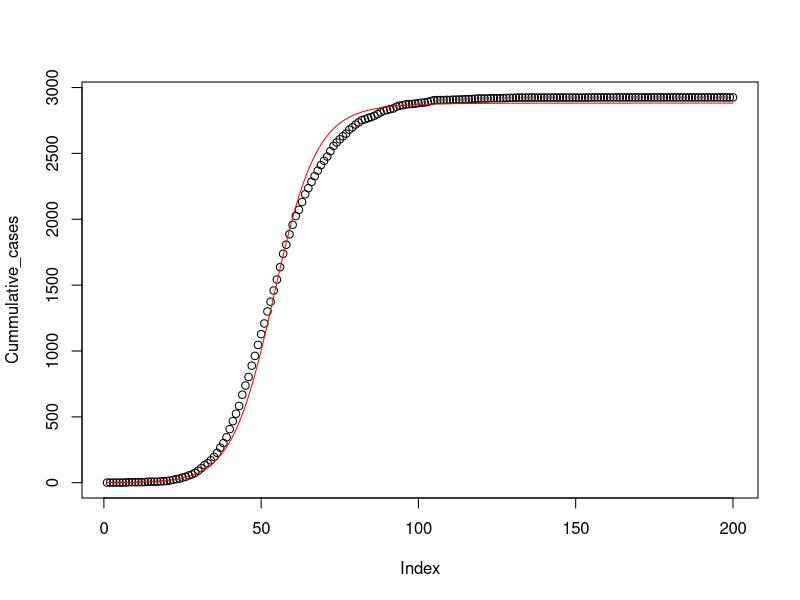
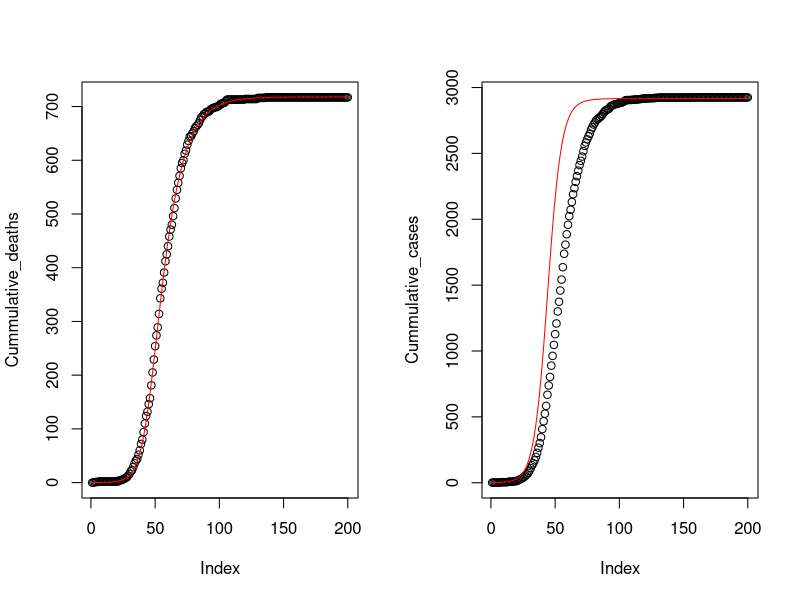
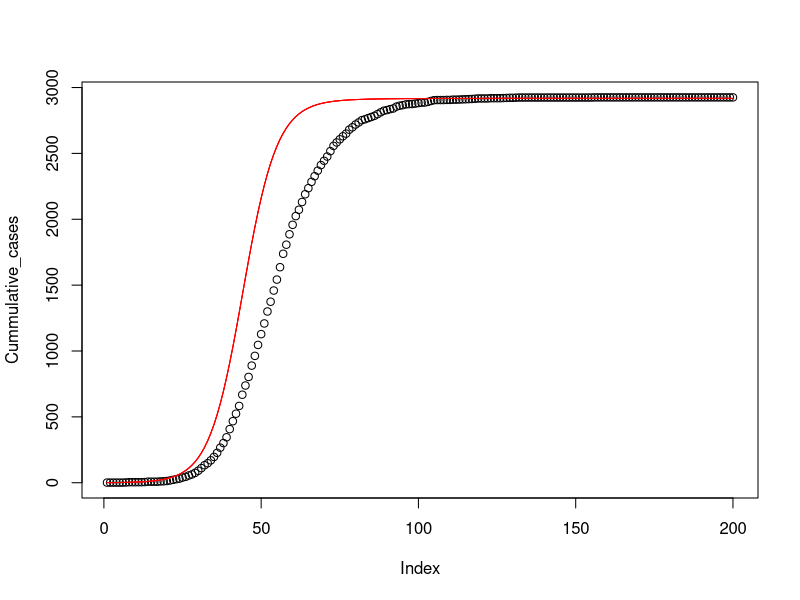

The R script that drew these images, in order:
setwd("C:/Users/adam/Blakey Cloud/Documents/Education/University of Nottingham/PhD/G14UQN/P1 SEIR Model/G14UQN-Project1/")
library("deSolve")
SEIR <- function(t, initial, parameters)
{
  with(as.list(c(initial, parameters)),
       {
         
         dS <- -beta*S*I/(S+E+I+R+D)
         dE <- beta*S*I/(S+E+I+R+D)- 0.25*E
         dI <- 0.25*E - gamma*I
         dR <- (1-p)*gamma*I
         dC <- 0.25*E
         dD <- p*gamma*I
         
         list(c(dS, dE, dI, dR, dC, dD))
       })
}


data <- read.csv("./data/Data_groupA.txt", sep="")
#Cummulative cases
Cummulative_cases=c(1)
number_cases_so_far=1
for(i in 1:199){
  Cummulative_cases=append(number_cases_so_far,Cummulative_cases)
  number_cases_so_far=number_cases_so_far+data["cases"][i,]
}
Cummulative_cases=rev(Cummulative_cases) #reverse it

#Cummulative deaths
Cummulative_deaths=c(0)
number_deaths_so_far=0
for(i in 1:199){
  Cummulative_deaths=append(number_deaths_so_far,Cummulative_deaths)
  number_deaths_so_far=number_deaths_so_far+data["deaths"][i,]
}
Cummulative_deaths=rev(Cummulative_deaths) #reverse it

N=2924
init <- c(S = N-1, E=0,I = 1, R = 0,C=1,D=0)
day<-0:199
p<-sum(data["deaths"])/sum(data["cases"])
beta=1
gamma=0.1

mLL<-function(parameters){
  names(parameters) <- c("beta", "gamma","p")
  observations<-Cummulative_cases
  predictions <- rk4(init, times=day, func=SEIR, parms=parameters)[,6]
  # returning minus log-likelihood:
  -sum(dnorm(x = observations, mean = predictions, sd = 1, log = TRUE))
}

lower = c(0, 0, 0)
upper = c(2, 0.5, 0.5)

MLE <- optim(c(beta,gamma,p), mLL , method = "L-BFGS-B", lower = lower, upper = upper,hessian=TRUE)
MLE_par<-MLE$par
names(MLE_par)<-c("beta","gamma","p")

#check the fit:
MLE_predictions<-as.data.frame(rk4(y = init, times = day, func = SEIR, parms = MLE_par))
colnames(MLE_predictions)<-c("time","S","E","I","R","C","D")
#Plot the resulting C vs the real cummulative cases
plot(Cummulative_cases)
lines(MLE_predictions$C,col="red")

mLL2<-function(parameters){
  names(parameters) <- c("beta", "gamma","p")
  observations<-Cummulative_deaths
  predictions <- rk4(init, times=day, func=SEIR, parms=parameters)[,7]
  # returning minus log-likelihood:
  -sum(dnorm(x = observations, mean = predictions, sd = 1, log = TRUE))
}

lower = c(0, 0, 0)
upper = c(2, 0.5, 0.5)

MLE2 <- optim(c(beta,gamma,p), mLL2 , method = "L-BFGS-B", lower = lower, upper = upper,hessian=TRUE)
MLE2_par<-MLE2$par
names(MLE2_par)<-c("beta","gamma","p")

#check the fit:
MLE2_predictions<-as.data.frame(rk4(y = init, times = day, func = SEIR, parms = MLE2_par))
colnames(MLE2_predictions)<-c("time","S","E","I","R","C","D")
#Plot the results
par(mfrow=c(1,2))
plot(Cummulative_deaths)
lines(MLE2_predictions$D,col="red")
plot(Cummulative_cases)
lines(MLE2_predictions$C,col="red")


##Try to find CIs using the MLE estimates for the deaths likelihood:
hes2<-MLE2$hessian
sse<-sum((Cummulative_deaths-MLE2_predictions$D)^2)
sigma_m<-sse/197
v<-solve(sigma_m*hes2/200)
upper<-MLE2_par+qt(0.975,197)*sqrt(diag(v))
lower<-MLE2_par-qt(0.975,197)*sqrt(diag(v))
confidence_intervals<-as.data.frame(lower)
confidence_intervals$upper<-upper
confidence_intervals

#Try to find CIs for the predictions of cases: 
#we want to find max and min for each result when the parameters are in this intervals
beta_interval=confidence_intervals[1,]
gamma_interval=confidence_intervals[2,]
p_interval=confidence_intervals[3,]
minimal_predictions<-c()
maximal_predictions<-c()
beta=as.list(MLE2_par)$beta
gamma=as.list(MLE2_par)$gamma
p=as.list(MLE2_par)$p
for(i in 1:nrow(MLE2_predictions)){
  function_min<-function(parameters){
    names(parameters) <- c("beta", "gamma","p")
    prediction<-rk4(init, times=day, func=SEIR, parms=parameters)[,6]
    return(prediction[i])
  }
  function_max<-function(parameters){
    names(parameters) <- c("beta", "gamma","p")
    prediction<-rk4(init, times=day, func=SEIR, parms=parameters)[,6]
    return(-prediction[6])
  }
  lower = c(beta_interval$lower,gamma_interval$lower,p_interval$lower)
  upper = c(beta_interval$upper,gamma_interval$upper,p_interval$upper)
  minimal<-optim(c(beta,gamma,p), function_min , method = "L-BFGS-B", lower = lower, upper = upper)
  minimal_par<-minimal$par
  minimal_prediction<-as.data.frame(rk4(y = init, times = day, func = SEIR, parms = minimal_par))[,6][i]
  minimal_predictions<-append(minimal_prediction,minimal_predictions)
  maximal<-optim(c(beta,gamma,p), function_max , method = "L-BFGS-B", lower = lower, upper = upper)
  maximal_par<-maximal$par
  maximal_prediction<-as.data.frame(rk4(y = init, times = day, func = SEIR, parms = maximal_par))[,6][i]
  maximal_predictions<-append(maximal_prediction,maximal_predictions)
}
print(minimal_par)
print(maximal_par)
minimal_predictions<-rev(minimal_predictions)
maximal_predictions<-rev(maximal_predictions)

##Check on plot:
par(mfrow=c(1,1))
plot(Cummulative_cases)
lines(MLE2_predictions$C,col="red")
lines(minimal_predictions,col="red")
lines(maximal_predictions,col="red")

#Note: The confidence intervals for the parameters are so thin, so
#the results we get when fitting with different parameters in the intervals
#are exactly the same, so  we get that the CI for the predictions has
#the same lower and upper bounds = to the actual predictions. WEIRD! 
